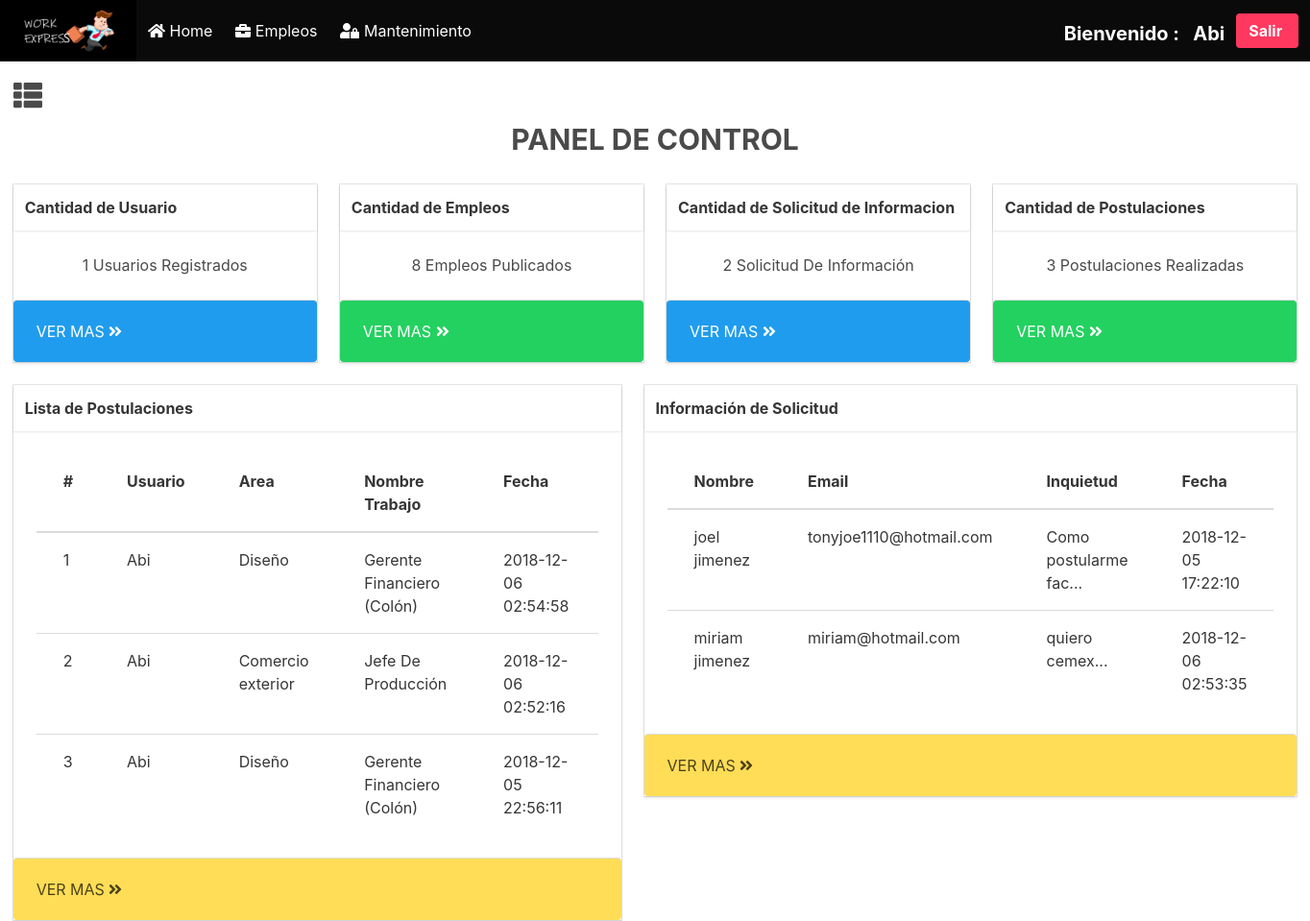
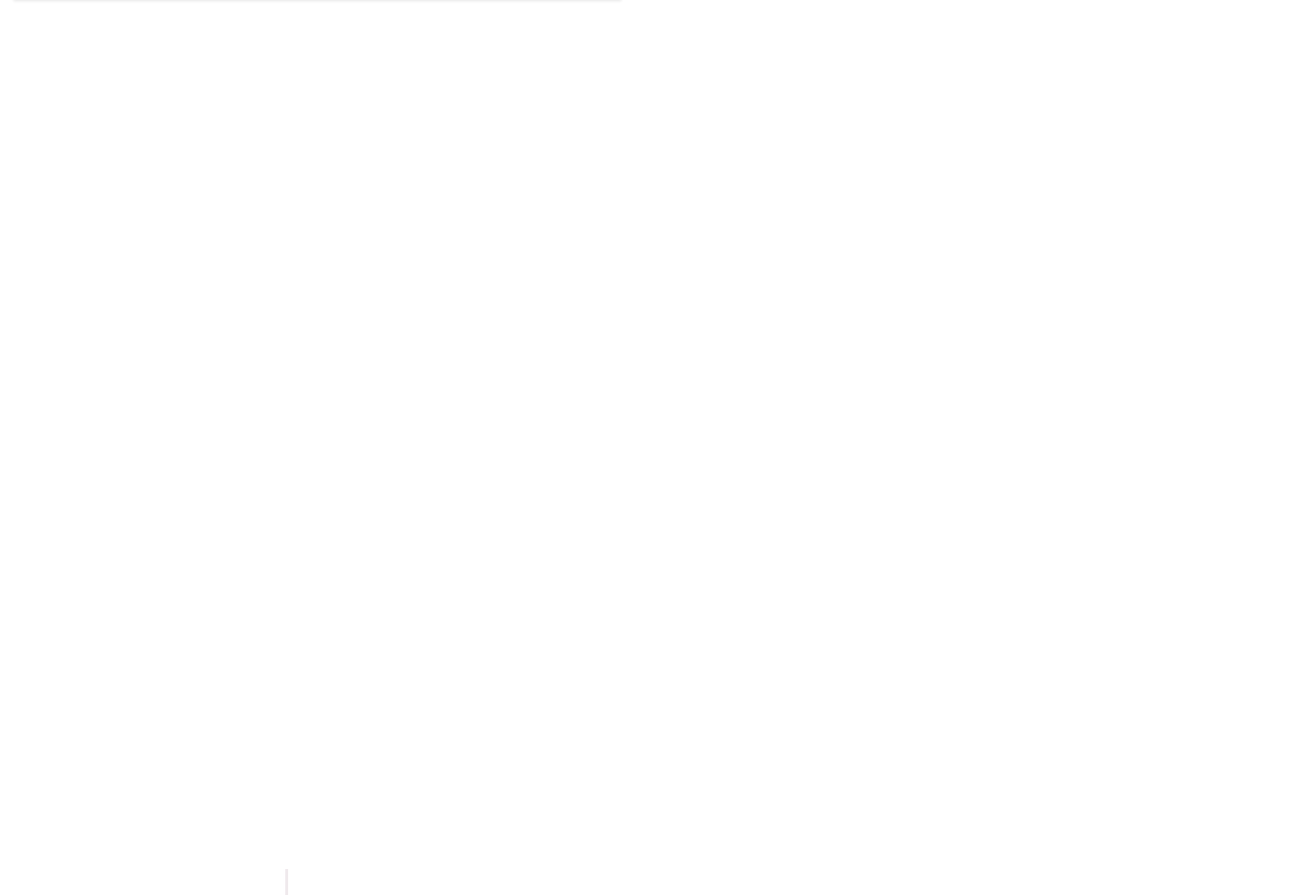
The page /mantenimiento.php (signed in) on the database its author committed (2 pictures, top to bottom).
### tables this page shows
CREATE TABLE `postulaciones` (
  `id_postulacion` int(11) NOT NULL,
  `id_area_p` int(11) DEFAULT NULL,
  `id_sub_area` int(11) DEFAULT NULL,
  `id_usuario_P` int(11) DEFAULT NULL,
  `salario` double DEFAULT NULL,
  `fecha_post` timestamp NULL DEFAULT CURRENT_TIMESTAMP,
  `estado` varchar(50) DEFAULT 'Pendiente'
);

CREATE TABLE `usuario` (
  `id` int(3) NOT NULL,
  `nombre` varchar(100) DEFAULT '0',
  `apellido` varchar(100) DEFAULT '0',
  `correo` varchar(100) DEFAULT '0',
  `puesto` varchar(100) DEFAULT '0',
  `provincia` int(2) DEFAULT '0',
  `sexo` int(2) DEFAULT '0',
  `password` varchar(100) DEFAULT NULL,
  `tipo` int(2) DEFAULT '2',
  `activo` int(2) DEFAULT '1'
);

CREATE TABLE `area` (
  `id_area` int(11) NOT NULL,
  `nombre` varchar(200) DEFAULT NULL
);

CREATE TABLE `sub_area` (
  `id_sub` int(11) NOT NULL,
  `id_area_fk` int(11) NOT NULL DEFAULT '0',
  `nombre` varchar(100) NOT NULL DEFAULT '0'
);

CREATE TABLE `solicitud_info` (
  `id` int(11) NOT NULL,
  `email` varchar(100) DEFAULT '0',
  `nombre` varchar(50) DEFAULT '0',
  `pregunta` text,
  `fecha` timestamp NULL DEFAULT CURRENT_TIMESTAMP,
  `estado` int(11) DEFAULT '0'
);

### clases/conexion.php (called while the page is built)
<?php
class Conexion{
    static public function conectar(){
        $link = new PDO("mysql:host=127.0.0.1;dbname=trabajo","joel","@2363Matematica");
        $link->exec("set names utf8");
        return $link;
    }
}
?>

### clases/usuario.php (called while the page is built, shortened)
<?php
 require ('conexion.php');
 class Usuario
 {
   public function Traer_Usuarios()
   {
       $sql ="CALL sp_traer_usuarios()";
       $statement = Conexion::conectar()->prepare($sql);
       $statement->execute();
         return $statement->fetchAll();
   }
      public function traer_Solicitud()
   {
       $sql ="CALL `sp_solicitud`()";
       $statement = Conexion::conectar()->prepare($sql);
       $statement->execute();
         return $statement->fetchAll();
   }
public function traer_Solicitud_limit()
   {
       $sql ="CALL `sp_solicitud_limit`()";
       $statement = Conexion::conectar()->prepare($sql);
       $statement->execute();
         return $statement->fetchAll();
   }
   public function Postulaciones($data)
   {
      $sql ="CALL `sp_postulacion`('".$data["consulta"]."', '".$data["id_area"]."', '".$data["id_sub_area"]."', '".$data["id_usuario"]."', '".$data["salario"]."', '".$data["id"]."')";
       $statement = Conexion::conectar()->prepare($sql);
       if ($data["funcion"] =="1") {
                $statement->execute();
         return $statement->fetchAll();
       }
   }
 }
 class Trabajo
 {
   public function Traer_Trabajo()
   {
       $sql ="CALL `sp_traer_trabajo`()";
       $statement = Conexion::conectar()->prepare($sql);
       $statement->execute();
         return $statement->fetchAll();
   }
 }
 ?>

### mantenimiento.php (the view, shortened to what this page needs)
<!DOCTYPE html>
<html>
<head>
	<link rel="stylesheet" href="assest/css/general.css">
	<link rel="stylesheet" href="assest/css/mantenimiento.css">
	<link rel="stylesheet" href="bulma/css/bulma.css">
</head>
<body>
<?php
   if (isset($_SESSION["session"]) && isset($_SESSION["administrador"])) {
      if ($_SESSION["session"]=="ok" && $_SESSION["administrador"] =="1") {
 ?>
<nav class="navbar is-black" role="navigation" aria-label="main navigation">
  <div class="navbar-brand">
    <a class="navbar-item " href="index.php">
      <img src="imagen/logo.png" alt="">&nbsp;
    </a>
  </div>
  <div id="navbarBasicExample" class="navbar-menu">
    <div class="navbar-start">
      <a class="navbar-item" href="index.php">
       <i class="fa fa-home"></i>&nbsp;Home
      </a>
       <a class="navbar-item" href="trabajos.php">
        <i class="fas fa-briefcase"></i>&nbsp;Empleos
      </a>
      <?php
   if (isset($_SESSION["administrador"])) {
	if ($_SESSION["administrador"] =="1") {
		 ?>
	  <a class="navbar-item" href="mantenimiento.php">
       <i class="fa fa-user-lock"></i>&nbsp;Mantenimiento
      </a>
		 <?php
	  }
  }
       ?>
    </div>
<?php
          if (isset($_SESSION["session"])) {
          	 if ($_SESSION["session"]=="ok") {
          	 	?>
   <div class="navbar-end">
   	<span class="nombre">Bienvenido : &nbsp; <?php echo $_SESSION["nombre"] ?></span>
      <div class="navbar-item">
      	<div class="buttons">
          <a class="button is-danger" href="logout.php">
            <strong>Salir&nbsp;</strong>
          </a>
        </div>
      </div>
    </div>
          	 	<?php
          	 }
          	 }
           ?>
  </div>
</nav>
	<div class="opciones">
	<a href="mantenimiento.php">
  </a>
<aside>
	<nav>
		<ul>
			<li><a href="mantenimiento.php?id=1" title="">Mantenimiento de Usuarios</a></li>
			<li><a href="mantenimiento.php?id=2" title="">Mantenimiento de Trabajos</a></li>
			<li><a href="mantenimiento.php?id=3" title="">Mantenimiento de Areas</a></li>
			<li><a href="mantenimiento.php?id=4" title="">Solicitud de Información</a></li>
			<li><a href="mantenimiento.php?id=5" title="">Ver Postulaciones</a></li>
		</ul>
	</nav>
</aside>
	</div>
	<div class="contenido">
		<span class=" menu-bar menu1">
			<i class="fas fa-th-list"></i>
		</span>
    <?php
     include 'clases/usuario.php';
     $obj = new Usuario();
     $trabajo = new Trabajo();
        if (isset($_GET["id"])) {
        $id = $_GET["id"];
        if ($id =="1") {
              include 'mantenimiento/Tabla-Usuario.php';
              unset($_SESSION["error_usuario1"]);
              unset($_SESSION["error_usuario3"]);
         }elseif ($id =="2") {
              include 'mantenimiento/Tabla-Trabajo.php';
                    unset($_SESSION["error_usuario"]);
                    unset($_SESSION["error_usuario1"]);
                    unset($_SESSION["error_usuario3"]);
         }elseif ($id =="3") {
              include 'mantenimiento/tabla_area.php';
                    unset($_SESSION["error_usuario"]);
         }elseif ($id =="4") {
              include 'mantenimiento/tabla-solicitud.php';
                    unset($_SESSION["error_usuario"]);
                    unset($_SESSION["error_usuario1"]);
                 unset($_SESSION["error_usuario3"]);
         }elseif ($id =="5") {
         include 'mantenimiento/tabla-postulaciones.php';
               unset($_SESSION["error_usuario"]);
               unset($_SESSION["error_usuario1"]);
               unset($_SESSION["error_usuario3"]);
         }elseif ($id =="6" || $id =="7"|| $id =="9") {
            include 'area-agregar.php';
               unset($_SESSION["error_usuario"]);
               unset($_SESSION["error_usuario1"]);
               unset($_SESSION["error_usuario3"]);
         }elseif ($id =="8") {
           include 'agregar-trabajo.php';
                          unset($_SESSION["error_usuario"]);
               unset($_SESSION["error_usuario1"]);
               unset($_SESSION["error_usuario3"]);
         }elseif ($id =="10") {
           include 'mantenimiento/Editar/editar-usuarios.php';
                 unset($_SESSION["error_usuario"]);
                 unset($_SESSION["error_usuario1"]);
                 unset($_SESSION["error_usuario3"]);
         }elseif ($id =="11") {
           include 'mantenimiento/Editar/editar-area.php';
                 unset($_SESSION["error_usuario"]);
                 unset($_SESSION["error_usuario1"]);
                 unset($_SESSION["error_usuario3"]);
         }elseif ($id =="12") {
           include 'mantenimiento/Editar/editar-trabajo.php';
                 unset($_SESSION["error_usuario"]);
                 unset($_SESSION["error_usuario1"]);
                 unset($_SESSION["error_usuario3"]);
         }elseif ($id =="13") {
           include 'mantenimiento/Editar/editar-solicitud.php';
                 unset($_SESSION["error_usuario"]);
                 unset($_SESSION["error_usuario1"]);
                 unset($_SESSION["error_usuario3"]);
         }elseif ($id =="14") {
           include 'mantenimiento/Editar/editar-postulaciones.php';
                 unset($_SESSION["error_usuario"]);
                 unset($_SESSION["error_usuario1"]);
                 unset($_SESSION["error_usuario3"]);
         }elseif ($id =="15") {
           include 'mantenimiento/Eliminar/Eliminacion.php';
         }
       }else{
          ?>
          <center>
         <h1 class="texto">PANEL DE CONTROL</h1>
          </center>
<br>
        <div class="columns">
      <div class="column">
          <div class="card hover">
            <div class="card-header">
               <div class="card-header-title">
                 <h2> <strong>Cantidad de Usuario</strong> </h2>
               </div>
            </div>
          <div class="card-content ">
               <center>
                <?php
                  $res = $obj->Traer_Usuarios();
                 ?>
               <h3><?php  echo count($res); ?> Usuarios Registrados</h3>
               </center>
          </div>
            <a href="mantenimiento.php?id=1">
              <footer class="card-footer notification is-info">
                       <center>
                         VER MAS <i class="fas fa-angle-double-right"></i>
                       </center>
              </footer>
           </a>
         </div>
           </div>
            <div class="column">
        <div class="card hover">
            <div class="card-header">
               <div class="card-header-title">
                 <h2> <strong>Cantidad de Empleos</strong> </h2>
               </div>
            </div>
          <div class="card-content ">
              <center>
                 <?php
                  $tra = $trabajo->Traer_Trabajo();
                 ?>
                  <h3><?php  echo count($tra); ?> Empleos Publicados</h3>
              </center>
          </div>
            <a href="mantenimiento.php?id=2">
              <footer class="card-footer notification is-success">
                       <center>
                         VER MAS <i class="fas fa-angle-double-right"></i>
                       </center>
              </footer>
           </a>
         </div>
           </div>
           <div class="column">
       <div class="card hover">
            <div class="card-header">
               <div class="card-header-title">
                 <h2> <strong>Cantidad de Solicitud de Informacion</strong> </h2>
               </div>
            </div>
          <div class="card-content ">
            <center>
                <?php
                  $res = $obj->traer_Solicitud();
                 ?>
              <center>
                  <h3><?php  echo count($res); ?>  Solicitud De Información</h3>
              </center>
          </div>
            <a href="mantenimiento.php?id=4">
              <footer class="card-footer notification is-info">
                       <center>
                         VER MAS <i class="fas fa-angle-double-right"></i>
                       </center>
              </footer>
           </a>
         </div>
           </div>
            <div class="column">
              <div class="card hover">
            <div class="card-header">
               <div class="card-header-title">
                 <h2> <strong>Cantidad de Postulaciones</strong> </h2>
               </div>
            </div>
          <div class="card-content ">
             <?php
             $data = array('consulta' => 1,
                       'id_area' => "",
                       'id_sub_area' => "",
                       'id_usuario' => "",
                       'salario' => "",
                       'funcion' => "1",
                        'id' => "" );
                  $res = $obj->Postulaciones($data);
                 ?>
              <center>
                  <h3><?php  echo count($res); ?>  Postulaciones Realizadas</h3>
              </center>
          </div>
            <a href="mantenimiento.php?id=5">
              <footer class="card-footer notification is-success">
                       <center>
                         VER MAS <i class="fas fa-angle-double-right"></i>
                       </center>
              </footer>
           </a>
         </div>
      </div>
  </div>
      <div class="columns">
          <div class="column">
               <div class="card">
            <div class="card-header">
               <div class="card-header-title">
                 <h2> <strong>Lista de Postulaciones</strong> </h2>
               </div>
            </div>
          <div class="card-content ">
 <table class="table">
  <thead>
    <tr>
      <th>#</th>
      <th>Usuario</th>
      <th> Area</th>
      <th>Nombre Trabajo</th>
      <th>Fecha</th>
    </tr>
  </thead>
  <tbody>
    <?php
         $data = array('consulta' => 1,
                       'id_area' => "",
                       'id_sub_area' => "",
                       'id_usuario' => "",
                       'salario' => "",
                        'funcion' => "1",
                        'id' => "",);
         $postu = $obj->Postulaciones($data);
         foreach ($postu as $key => $value) {
       ?>
       <tr>
       <td><?php echo $key + 1  ?></td>
       <td><?php echo $value["usuario"]  ?></td>
       <td><?php echo $value["area"] ?></td>
       <td><?php echo $value["subarea"] ?></td>
       <td><?php echo $value["fecha_post"] ?></td>
       </tr>
       <?php } ?>
  </tbody>
</table>
          </div>
            <a href="mantenimiento.php?id=5">
              <footer class="card-footer notification is-warning">
                       <center>
                         VER MAS <i class="fas fa-angle-double-right"></i>
                       </center>
              </footer>
           </a>
         </div>
          </div>
           <div class="column">
               <div class="card">
            <div class="card-header">
               <div class="card-header-title">
                 <h2> <strong>Información de Solicitud</strong> </h2>
               </div>
            </div>
          <div class="card-content ">
         <table class="table">
  <thead>
    <tr>
      <th>Nombre</th>
      <th>Email</th>
      <th>Inquietud</th>
      <th>Fecha</th>
    </tr>
  </thead>
  <tbody>
    <?php
    $resul = $obj->traer_Solicitud_limit();
    foreach ($resul as $key => $value) {
  ?>
    <tr>
      <td><?php echo $value["nombre"] ?></td>
      <td><?php echo $value["email"] ?></td>
      <td><?php echo substr($value["pregunta"] , 0, 20) ?>...</td>
      <td><?php echo $value["fecha"] ?></td>
    </tr>
  <?php } ?>
  </tbody>
</table>
          </div>
            <a href="mantenimiento.php?id=4">
              <footer class="card-footer notification is-warning">
                       <center>
                         VER MAS <i class="fas fa-angle-double-right"></i>
                       </center>
              </footer>
           </a>
         </div>
          </div>
      </div>
          <?php
         }
     ?>
	</div>
</body>
<?php }else{
  header('Location: index.php');
}}else{
         header('Location: login_register.php');
} ?>
</html>

### assest/css/general.css (style rules this page uses)
.nombre { margin-top: 20px; font-weight: bold; font-size: 20px; margin-left: 10px; }

### assest/css/mantenimiento.css (style rules this page uses)
.opciones { position: absolute; height: 100%; border-right: solid #F0EAED; background: white; width: 300px; text-align: center; }
.opciones >aside >nav >ul > li { padding: 4%; }
.opciones >aside >nav >ul>li>a { color: black; padding: 4%; }
.contenido { width: 100%; height: 1800px; position: absolute; background: rgb(255, 255, 255); padding: 1%; transition: all 0.6s; }
body { overflow: hidden; }
.menu1 { font-size: 30px; cursor: pointer; }
.texto { font-size: 30px; font-weight: bold; }

### rows shown on the page
postulaciones: id_usuario_P.nombre "Abi", id_area_p.nombre "Diseño", id_sub_area.nombre "Gerente Financiero (Colón)", fecha_post "2018-12-06 02:54:58"
postulaciones: id_usuario_P.nombre "Abi", id_area_p.nombre "Comercio exterior", id_sub_area.nombre "Jefe De Producción", fecha_post "2018-12-06 02:52:16"
postulaciones: id_usuario_P.nombre "Abi", id_area_p.nombre "Diseño", id_sub_area.nombre "Gerente Financiero (Colón)", fecha_post "2018-12-05 22:56:11"
solicitud_info: nombre "joel jimenez", email "tonyjoe1110@hotmail.com", pregunta "Como postularme fac", fecha "2018-12-05 17:22:10"
solicitud_info: nombre "miriam jimenez", email "miriam@hotmail.com", pregunta "quiero cemex", fecha "2018-12-06 02:53:35"

### other values the page prints
$_SESSION["nombre"] "Abi"
count($res) "1"
count($tra) "8"
count($res) "2"
count($res) "3"
